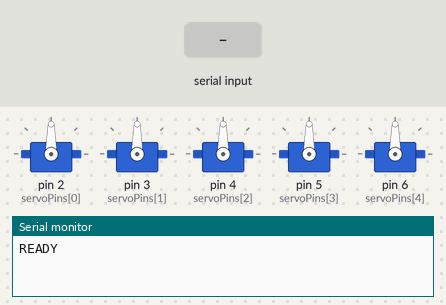
The sketch below on a simulated Arduino Uno, built with avr-gcc and run on an emulated ATmega328P. Parts: 5 × servo, the last lines printed to the serial monitor. The test bench sets the inputs (shaded band).

Above: at 1.4 s.
1.5 s: "1\n" received over Serial
At 1.96 s:
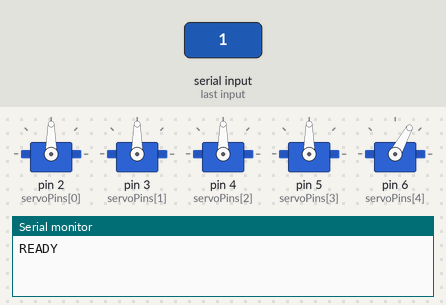
4.5 s: "2\n" received over Serial
At 7.2 s:
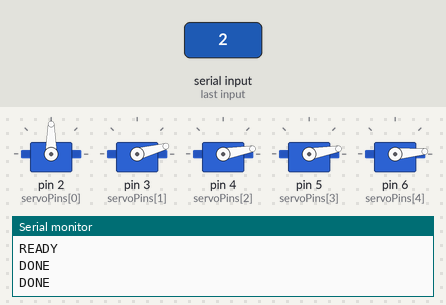
7.5 s: "3\n" received over Serial
At 7.96 s:
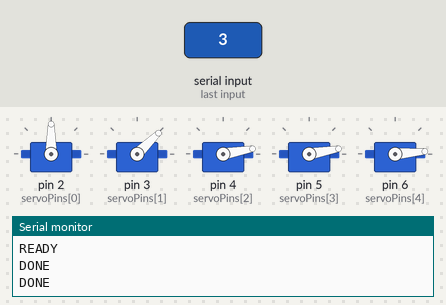
Timing chart, 0 to 13.9 s (numbered marks = the images above; inputs shaded):
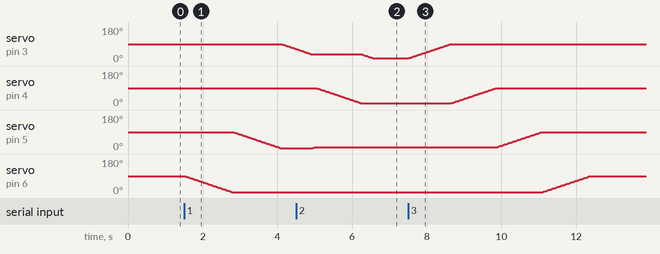

Measured:
- after the input at 1.5 s, servo on pin 3 (servoPins[1]): moves from 90° to 65° over 0.36 s, starting after 2.6 s; servo on pin 5 (servoPins[3]): moves from 90° to 5° over 1.3 s, starting after 1.3 s; servo on pin 6 (servoPins[4]): moves from 90° to 5° over 1.3 s, starting at once
- after the input at 4.5 s, servo on pin 4 (servoPins[2]): moves from 90° to 10° over 1.2 s, starting after 0.54 s; servo on pin 5 (servoPins[3]): 5° → 10° after 0.45 s
- after the input at 7.5 s, servo on pin 3 (servoPins[1]): moves from 15° to 90° over 1.1 s, starting at once; servo on pin 4 (servoPins[2]): moves from 10° to 90° over 1.2 s, starting after 1.2 s

The sketch:

slowly_robot.ino
```cpp
#include <Servo.h>

const int SERVO_COUNT = 5;
const uint8_t servoPins[SERVO_COUNT] = {2, 3, 4, 5, 6};
Servo servos[SERVO_COUNT];

const int ANGLE_MIN = 5;
const int ANGLE_MAX = 175;

int currentAngle[SERVO_COUNT];

int clampAngle(int a) {
  if (a < ANGLE_MIN) return ANGLE_MIN;
  if (a > ANGLE_MAX) return ANGLE_MAX;
  return a;
}

void smoothMoveTo(int idx, int targetAngle, int stepDelay=15, int stepSize=1) {
  targetAngle = clampAngle(targetAngle);
  int cur = currentAngle[idx];
  if (cur == targetAngle) return;
  if (cur < targetAngle) {
    for (int a = cur; a <= targetAngle; a += stepSize) {
      servos[idx].write(a);
      delay(stepDelay);
    }
  } else {
    for (int a = cur; a >= targetAngle; a -= stepSize) {
      servos[idx].write(a);
      delay(stepDelay);
    }
  }
  currentAngle[idx] = targetAngle;
}

String inputBuffer = "";
bool isTracking = false;

void setup() {
  Serial.begin(115200);
  for (int i = 0; i < SERVO_COUNT; ++i) {
    servos[i].attach(servoPins[i]);
    currentAngle[i] = 90;
    servos[i].write(currentAngle[i]);
    delay(50);
  }
  Serial.println("READY");
}

void initSequence() {
  smoothMoveTo(4, 0, 15, 1);   // D6 -> 0
  smoothMoveTo(3, 0, 15, 1);    // D5 -> 0
  smoothMoveTo(2, 90, 15, 1);   // D4 -> 90
  smoothMoveTo(1, 35, 15, 1);   // D3 -> 35
  smoothMoveTo(0, 90, 15, 1);   // D2 -> 90
  Serial.println("DONE");
}

void searchMode() {
  smoothMoveTo(4, 0, 15, 1);   // D6 -> 0
  smoothMoveTo(3, 10, 15, 1);   // D5 -> 10
  smoothMoveTo(2, 10, 15, 1);   // D4 -> 10
  smoothMoveTo(1, 15, 15, 1);   // D3 -> 15
  isTracking = true;
  Serial.println("DONE");
}

void stopMode() {
  isTracking = false;
  for (int i = 0; i < SERVO_COUNT; ++i) {
    smoothMoveTo(i, 90, 15, 1);
  }
  Serial.println("DONE");
}

void processCommand(String cmd) {
  cmd.trim();
  if (cmd.length() == 0) return;

  if (cmd.equalsIgnoreCase("1")) {
    initSequence();
    return;
  }

  if (cmd.equalsIgnoreCase("2")) {
    searchMode();
    return;
  }

  if (cmd.equalsIgnoreCase("3")) {
    stopMode();
    return;
  }

  if (isTracking && cmd.charAt(0) == 'S') {
    int colon = cmd.indexOf(':');
    if (colon > 1) {
      String idxStr = cmd.substring(1, colon);
      String angStr = cmd.substring(colon + 1);
      int idx = idxStr.toInt();
      int ang = angStr.toInt();
      if (idx >= 0 && idx < SERVO_COUNT) {
        ang = clampAngle(ang);
        smoothMoveTo(idx, ang, 12, 1);
        Serial.print("OK ");
        Serial.print(idx);
        Serial.print(":");
        Serial.println(ang);
      } else {
        Serial.println("ERR_IDX");
      }
    } else {
      Serial.println("ERR_FMT");
    }
    return;
  }
  Serial.println("UNKNOWN");
}

void loop() {
  while (Serial.available()) {
    char c = Serial.read();
    if (c == '\r') continue;
    if (c == '\n') {
      processCommand(inputBuffer);
      inputBuffer = "";
    } else {
      inputBuffer += c;
      if (inputBuffer.length() > 120) inputBuffer = inputBuffer.substring(inputBuffer.length() - 120);
    }
  }
}
```
